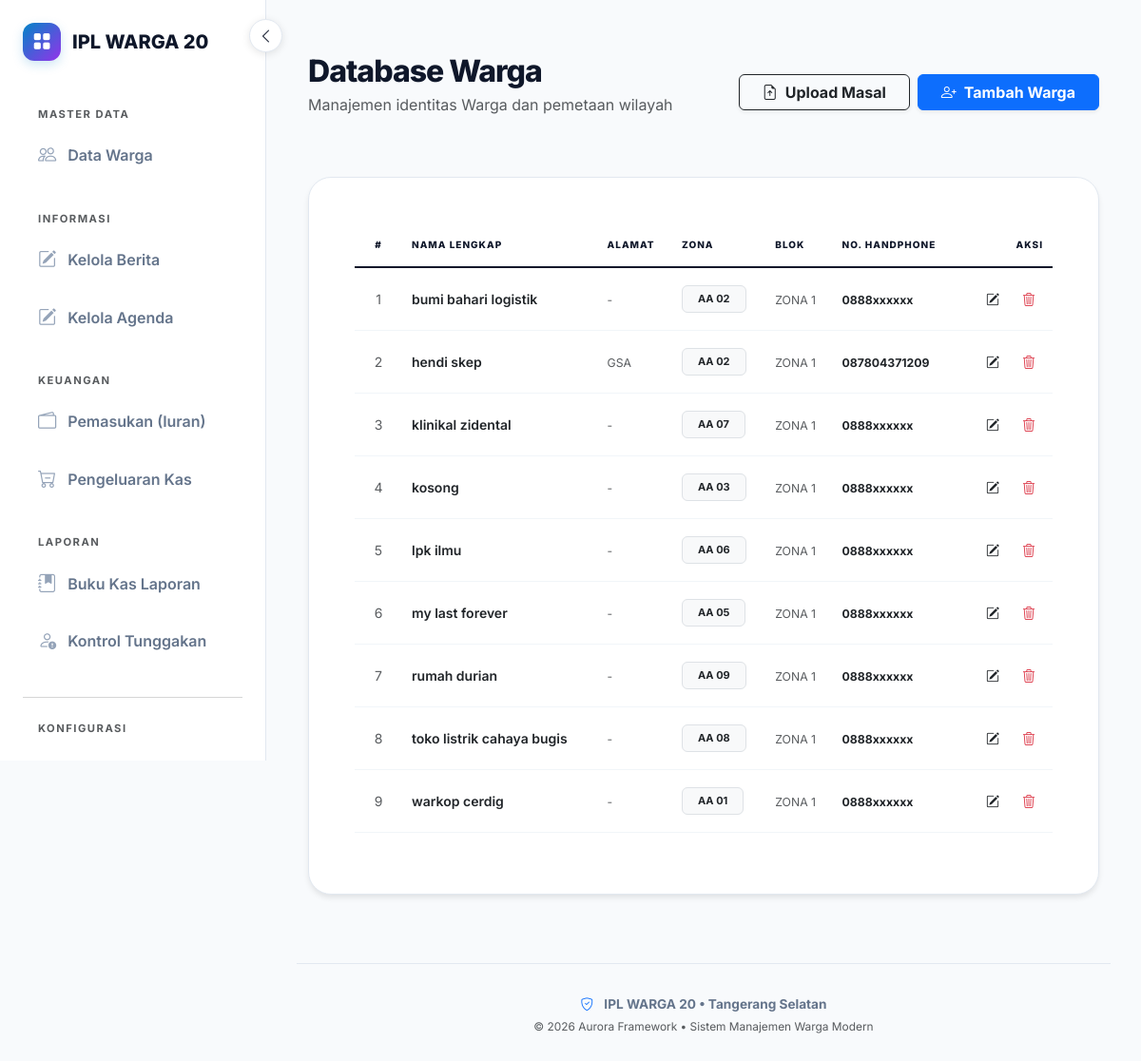
Screenshot of /pelanggan (signed in) with the database file from the repository.
### models.py (models this page shows)
class Identitas(db.Model):
    id = db.Column(db.Integer, primary_key=True)
    nama_app = db.Column(db.String(100))
    alamat = db.Column(db.String(255))
    kota = db.Column(db.String(50))
    no_hp = db.Column(db.String(20))
    ketua = db.Column(db.String(100))
    sekretaris = db.Column(db.String(100))
    keterangan = db.Column(db.String(255))
    visi = db.Column(db.Text)
    misi = db.Column(db.Text)
    sejarah = db.Column(db.Text)
    label_anggota = db.Column(db.String(50), default='Warga')
    label_iuran = db.Column(db.String(50), default='Iuran')
    label_tingkat1 = db.Column(db.String(50), default='Zona')
    label_tingkat2 = db.Column(db.String(50), default='Blok')
    label_tingkat3 = db.Column(db.String(50), default='Cluster')

class Warga(db.Model):
    id = db.Column(db.Integer, primary_key=True)
    nama = db.Column(db.String(100), unique=True, nullable=False)
    blok = db.Column(db.String(20))
    alamat = db.Column(db.Text)
    no_hp = db.Column(db.String(20))
    zona = db.Column(db.String(50))

### app.py (the view)
@app.route('/warga')
@app.route('/anggota')
@app.route('/pelanggan')
@login_required
def warga_page():
    return render_template('warga.html', data=Warga.query.order_by(Warga.nama.asc()).all())

### app.py (called while the page is built)
@login_manager.user_loader
def load_user(user_id):
    return db.session.get(User, int(user_id))

@app.before_request
def check_app_license():
    if request.endpoint and ('static' in request.endpoint or 'activate_license' in request.endpoint):
        return
    status, days_left = license_mgr.check_license()
    if status == "EXPIRED":
        return render_template_string(ACTIVATION_PAGE_HTML, hwid=license_mgr.get_hwid())
    request.license_status = status
    request.license_days_left = days_left

@app.context_processor
def inject_globals():
    berita_sidebar = Berita.query.order_by(Berita.tanggal.desc()).limit(5).all()
    agenda_sidebar = Agenda.query.order_by(Agenda.tanggal_kegiatan.asc()).limit(3).all()
    status = getattr(request, 'license_status', 'ACTIVE')
    days = getattr(request, 'license_days_left', 0)
    return {
        'datetime': datetime,
        'identitas': Identitas.query.first(),
        'active_page': request.path,
        'current_user': current_user,
        'sidebar_berita': berita_sidebar,
        'sidebar_agenda': agenda_sidebar,
        'is_trial': (status == 'TRIAL'),
        'license_days': days,
        'machine_id': license_mgr.get_hwid()
    }

    def get_hwid(self):
        try:
            sys_plat = platform.system()
            if sys_plat == 'Windows':
                cmd = 'wmic csproduct get uuid'
                return subprocess.check_output(cmd, shell=True).decode().split('\n')[1].strip()
            elif sys_plat == 'Darwin':  # macOS
                cmd = "ioreg -rd1 -c IOPlatformExpertDevice | grep -E '(IOPlatformUUID|uuid)'"
                output = subprocess.check_output(cmd, shell=True).decode()
                return output.split('"')[-2]
            return hashlib.sha256(str(uuid.getnode()).encode()).hexdigest()[:16].upper()
        except Exception:
            return "UNKNOWN-MACHINE-ID"

    def get_expected_key(self):
        hwid = self.get_hwid()
        raw = f"{hwid}::{self.secret_salt}"
        return hashlib.sha256(raw.encode()).hexdigest()[:20].upper()

    def _load_license_file(self):
        if os.path.exists(self.license_file):
            try:
                with open(self.license_file, 'r') as f:
                    return json.load(f)
            except: return None
        return None

### templates/warga.html (shortened to what this page needs)
{% extends "base.html" %}
{% block content %}
<div class="container-fluid py-4 animate__animated animate__fadeIn">
    <div class="d-flex justify-content-between align-items-center mb-5 no-print">
        <div>
            <h2 class="fw-800 mb-1" style="letter-spacing: -1px;">Database {{ identitas.label_anggota }}</h2>
            <p class="text-muted">Manajemen identitas {{ identitas.label_anggota }} dan pemetaan wilayah</p>
        </div>
        <div class="d-flex gap-2">
            <button type="button" class="btn btn-outline-dark px-4 fw-bold shadow-sm" data-bs-toggle="modal" data-bs-target="#modalUploadMasal">
                <i class="bi bi-file-earmark-arrow-up me-2"></i>Upload Masal
            </button>
            <button type="button" class="btn btn-primary px-4 fw-bold shadow-sm" data-bs-toggle="modal" data-bs-target="#modalTambah{{ identitas.label_anggota }}">
                <i class="bi bi-person-plus me-2"></i>Tambah {{ identitas.label_anggota }}
            </button>
        </div>
    </div>
    <div class="card border-0 shadow-lg p-5" style="border-radius: 24px;">
        <div class="table-responsive">
            <table class="table custom-table align-middle">
                <thead>
                    <tr>
                        <th style="width: 50px;" class="text-center">#</th>
                        <th>NAMA LENGKAP</th>
                        <th>ALAMAT</th>
                        <th>{{ identitas.label_tingkat1 }}</th>
                        <th>{{ identitas.label_tingkat2 }}</th>
                        <th>NO. HANDPHONE</th>
                        <th class="text-end">AKSI</th>
                    </tr>
                </thead>
                <tbody>
                    {% for w in data %}
                    <tr>
                        <td class="text-center text-muted small">{{ loop.index }}</td>
                        <td><span class="fw-600 text-dark">{{ w.nama }}</span></td>
                        <td><small class="text-muted">{{ w.alamat if w.alamat else '-' }}</small></td>
                        <td>
                            <span class="badge bg-light text-dark fw-bold px-3 py-2 border" style="font-size: 11px;">
                                {{ w.blok if w.blok else '-' }}
                            </span>
                        </td>
                        <td><small class="text-muted">{{ w.zona if w.zona else '-' }}</small></td>
                        <td><small class="fw-bold">{{ w.no_hp if w.no_hp else '-' }}</small></td>
                        <td class="text-end">
                            <button type="button" class="btn btn-sm btn-outline-dark border-0 me-1 btn-edit-{{ identitas.label_anggota }}"
                                    data-id="{{ w.id }}"
                                    data-nama="{{ w.nama }}"
                                    data-alamat="{{ w.alamat }}"
                                    data-blok="{{ w.blok }}"
                                    data-hp="{{ w.no_hp }}"
                                    data-zona="{{ w.zona }}">
                                <i class="bi bi-pencil-square"></i>
                            </button>
                            <a href="/{{ identitas.label_anggota|lower }}/hapus/{{ w.id }}" class="btn btn-sm btn-outline-danger border-0"
                               onclick="return confirm('Hapus data {{ identitas.label_anggota }} {{ w.nama }}? Tindakan ini tidak dapat dibatalkan.')">
                                <i class="bi bi-trash3"></i>
                            </a>
                        </td>
                    </tr>
                    {% endfor %}
                </tbody>
            </table>
        </div>
    </div>
</div>
{% endblock %}

### templates/base.html (shortened to what this page needs)
<!DOCTYPE html>
<html lang="id">
<head>
    <link href="https://cdn.jsdelivr.net/npm/bootstrap@5.3.0/dist/css/bootstrap.min.css" rel="stylesheet">
    <link rel="stylesheet" href="https://cdn.jsdelivr.net/npm/bootstrap-icons@1.11.0/font/bootstrap-icons.css">
    <link rel="stylesheet" href="https://cdnjs.cloudflare.com/ajax/libs/animate.css/4.1.1/animate.min.css"/>
</head>
<body>
    <button class="desktop-toggle btn d-none d-lg-flex" id="desktopToggle" aria-label="Toggle Sidebar">
        <i class="bi bi-chevron-left" id="toggleIcon"></i>
    </button>
    <nav class="sidebar" id="sidebar">
        <a href="/" class="sidebar-brand">
            <div class="brand-icon">
                <i class="bi bi-grid-fill"></i>
            </div>
            <span class="text-truncate">{{ identitas.nama_app if identitas else 'AURORA LEDGER' }}</span>
        </a>
        <div class="nav flex-column nav-pills">
            {% set active_page = request.path %}
            <small class="text-uppercase text-muted fw-bold mb-2 px-3 mt-2 section-title" style="font-size: 0.7rem; letter-spacing: 1.5px;">Master Data</small>
            <a href="/warga" class="nav-link {{ 'active' if active_page.startswith('/warga') }}">
                <i class="bi bi-people"></i> <span>Data {{ identitas.label_anggota }}</span>
            </a>
            <small class="text-uppercase text-muted fw-bold mb-2 px-3 mt-4 section-title" style="font-size: 0.7rem; letter-spacing: 1.5px;">Informasi</small>
            <a class="nav-link {{ 'active' if active_page.startswith('/admin/berita') }}" href="{{ url_for('berita.list_admin') }}">
                <i class="bi bi-pencil-square"></i> <span>Kelola Berita</span>
            </a>
            <a class="nav-link {{ 'active' if active_page.startswith('/admin/agenda') }}" href="{{ url_for('agenda.list_admin') }}">
                <i class="bi bi-pencil-square"></i> <span>Kelola Agenda</span>
            </a>
            <small class="text-uppercase text-muted fw-bold mb-2 px-3 mt-4 section-title" style="font-size: 0.7rem; letter-spacing: 1.5px;">Keuangan</small>
            <a class="nav-link {{ 'active' if active_page == '/' or active_page == '/bayar' }}" href="/">
                <i class="bi bi-wallet2"></i> <span>Pemasukan (Iuran)</span>
            </a>
            <a class="nav-link {{ 'active' if active_page.startswith('/pengeluaran') }}" href="/pengeluaran">
                <i class="bi bi-cart-dash"></i> <span>Pengeluaran Kas</span>
            </a>
            <small class="text-uppercase text-muted fw-bold mb-2 px-3 mt-4 section-title" style="font-size: 0.7rem; letter-spacing: 1.5px;">Laporan</small>
            <a class="nav-link {{ 'active' if active_page == '/laporan' }}" href="/laporan">
                <i class="bi bi-journal-bookmark-fill"></i> <span>Buku Kas Laporan</span>
            </a>
            <a class="nav-link {{ 'active' if active_page == '/laporan/tunggakan' }}" href="/laporan/tunggakan">
                <i class="bi bi-person-exclamation"></i> <span>Kontrol Tunggakan</span>
            </a>
            <hr class="my-4 text-muted opacity-25">
            <small class="text-uppercase text-muted fw-bold mb-2 px-3 section-title" style="font-size: 0.7rem; letter-spacing: 1.5px;">Konfigurasi</small>
            <a class="nav-link {{ 'active' if active_page.startswith('/identitas') }}" href="/identitas">
                <i class="bi bi-sliders"></i> <span>Identitas Aplikasi</span>
            </a>
        </div>
    </nav>
    <div class="main-content">
        <div class="animate__animated animate__fadeIn">
            {% block content %}{% endblock %}
        </div>
        <footer class="text-center mt-5">
            <div class="container-fluid">
                <p class="mb-1 fw-bold">
                    <i class="bi bi-shield-check me-2 text-primary"></i>
                    {{ identitas.nama_app if identitas else 'AURORA LEDGER' }}
                    {% if identitas and identitas.kota %} &bull; {{ identitas.kota }}{% endif %}
                </p>
                <p class="small mb-0 text-muted">
                    &copy; 2026 Aurora Framework &bull; Sistem Manajemen Warga Modern
                </p>
            </div>
        </footer>
    </div>
</body>
</html>

### templates/base.html (style rules this page uses)
* { margin: 0; padding: 0; box-sizing: border-box; }
:root { --electric-blue: #0284c7; --neon-purple: #9333ea; --sidebar-width: 280px; --sidebar-collapsed-width: 85px; --slate-dark: #0f172a; --slate-muted: #64748b; --bg-light: #f8fafc; --z-sidebar: 1030; --z-mobile-toggle: 1040; --z-sidebar-backdrop: 1025; --transition-speed: 0.3s; }
body { font-family: 'Inter', sans-serif; background: var(--bg-light); color: var(--slate-dark); min-height: 100vh; overflow-x: hidden; transition: background var(--transition-speed); }
.sidebar { width: var(--sidebar-width); height: 100vh; position: fixed; top: 0; left: 0; z-index: var(--z-sidebar); background: #ffffff; border-right: 1px solid #e2e8f0; padding: 1.5rem; display: flex; flex-direction: column; transition: width var(--transition-speed) ease, transform var(--transition-speed) ease; overflow-y: auto; overflow-x: hidden; }
.sidebar-brand { font-weight: 800; font-size: 1.25rem; color: var(--slate-dark); text-decoration: none; display: flex; align-items: center; margin-bottom: 2.5rem; white-space: nowrap; }
.brand-icon { width: 40px; height: 40px; min-width: 40px; background: linear-gradient(135deg, var(--electric-blue), var(--neon-purple)); border-radius: 12px; display: flex; align-items: center; justify-content: center; color: white; font-size: 1.2rem; margin-right: 0.75rem; box-shadow: 0 4px 12px rgba(2, 132, 199, 0.2); transition: margin var(--transition-speed); }
.nav-pills .nav-link { color: var(--slate-muted); font-weight: 600; padding: 0.75rem 1rem; border-radius: 12px; margin-bottom: 0.5rem; transition: all 0.2s ease; display: flex; align-items: center; white-space: nowrap; }
.nav-pills .nav-link i { font-size: 1.2rem; margin-right: 0.75rem; color: #94a3b8; }
.main-content { margin-left: var(--sidebar-width); padding: 2rem; min-height: 100vh; display: flex; flex-direction: column; transition: margin-left var(--transition-speed) ease; }
.menu-toggle, .desktop-toggle { position: fixed; z-index: var(--z-mobile-toggle); padding: 0.5rem 0.7rem; background: white; border-radius: 8px; box-shadow: 0 2px 8px rgba(0,0,0,0.1); border: 1px solid #e2e8f0; color: var(--slate-dark); cursor: pointer; display: flex; align-items: center; justify-content: center; }
.desktop-toggle { top: 1.25rem; left: calc(var(--sidebar-width) - 18px); transition: left var(--transition-speed) ease; width: 35px; height: 35px; border-radius: 50%; }
.card { background: #ffffff !important; border: 1px solid #e2e8f0 !important; border-radius: 20px; box-shadow: 0 4px 6px -1px rgba(0,0,0,0.1) !important; }
footer { margin-top: auto; padding-top: 2rem; border-top: 1px solid #e2e8f0; color: var(--slate-muted); font-size: 0.85rem; }

### templates/warga.html (style rules this page uses)
.fw-800 { font-weight: 800; }
.fw-600 { font-weight: 600; }
.custom-table thead th { background-color: transparent; border-bottom: 2px solid #0f172a; color: #0f172a; font-size: 10px; font-weight: 800; text-transform: uppercase; letter-spacing: 1px; padding: 15px 10px; }
.custom-table tbody td { padding: 18px 10px; border-bottom: 1px solid #f1f5f9; font-size: 14px; }

### rows the page displays
Identitas: nama_app "IPL WARGA 20", label_anggota "Warga", label_tingkat1 "ZONA", label_tingkat2 "BLOK", kota "Tangerang Selatan"
Warga: nama "bumi bahari logistik", alamat "-", blok "AA 02", zona "ZONA 1", no_hp "0888xxxxxx"
Warga: nama "hendi skep", alamat "GSA", blok "AA 02", zona "ZONA 1", no_hp "087804371209"
Warga: nama "klinikal zidental", alamat "-", blok "AA 07", zona "ZONA 1", no_hp "0888xxxxxx"
Warga: nama "kosong", alamat "-", blok "AA 03", zona "ZONA 1", no_hp "0888xxxxxx"
Warga: nama "lpk ilmu", alamat "-", blok "AA 06", zona "ZONA 1", no_hp "0888xxxxxx"
Warga: nama "my last forever", alamat "-", blok "AA 05", zona "ZONA 1", no_hp "0888xxxxxx"
Warga: nama "rumah durian", alamat "-", blok "AA 09", zona "ZONA 1", no_hp "0888xxxxxx"
Warga: nama "toko listrik cahaya bugis", alamat "-", blok "AA 08", zona "ZONA 1", no_hp "0888xxxxxx"
Warga: nama "warkop cerdig", alamat "-", blok "AA 01", zona "ZONA 1", no_hp "0888xxxxxx"
